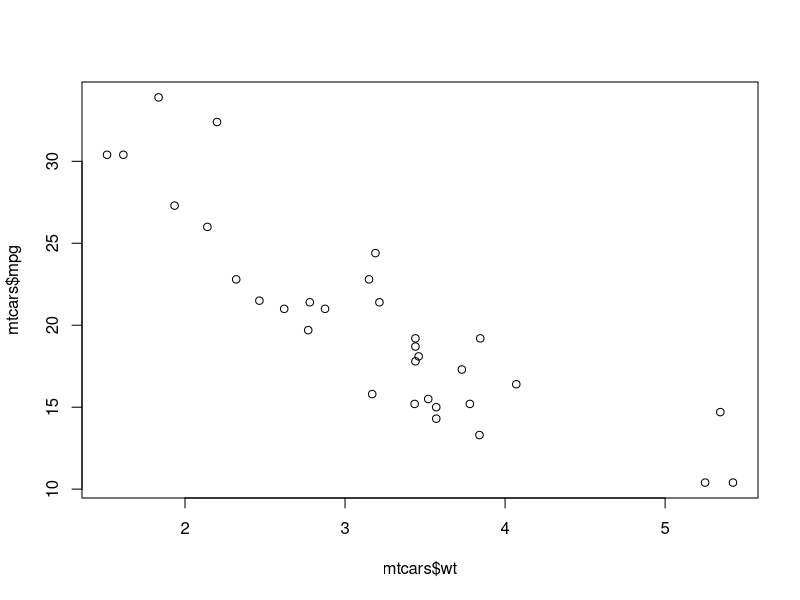
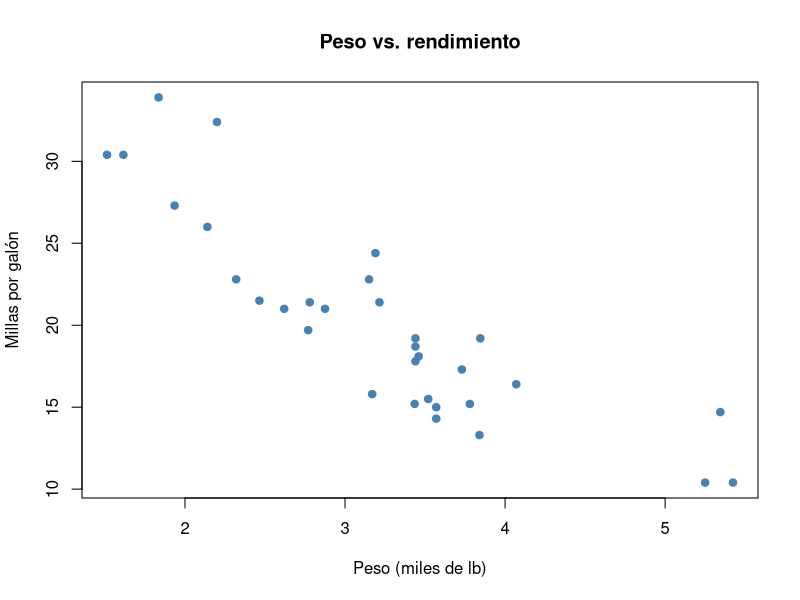
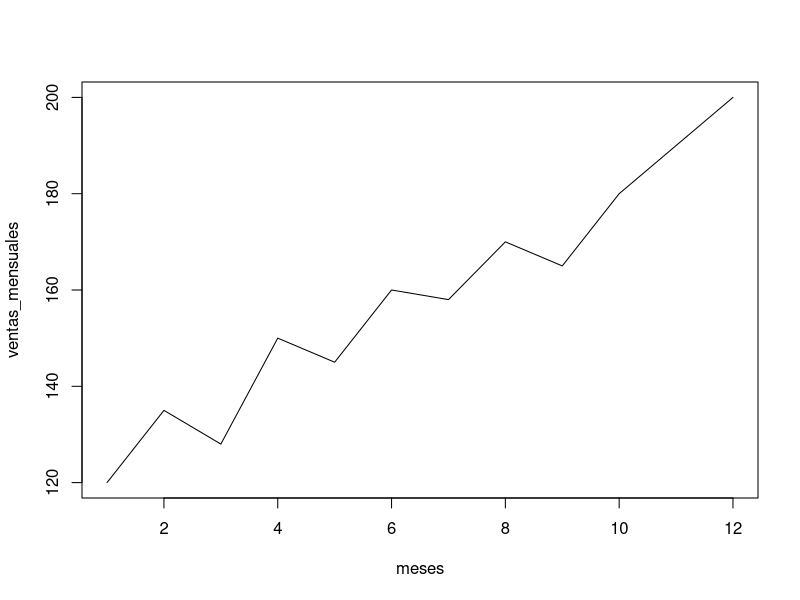
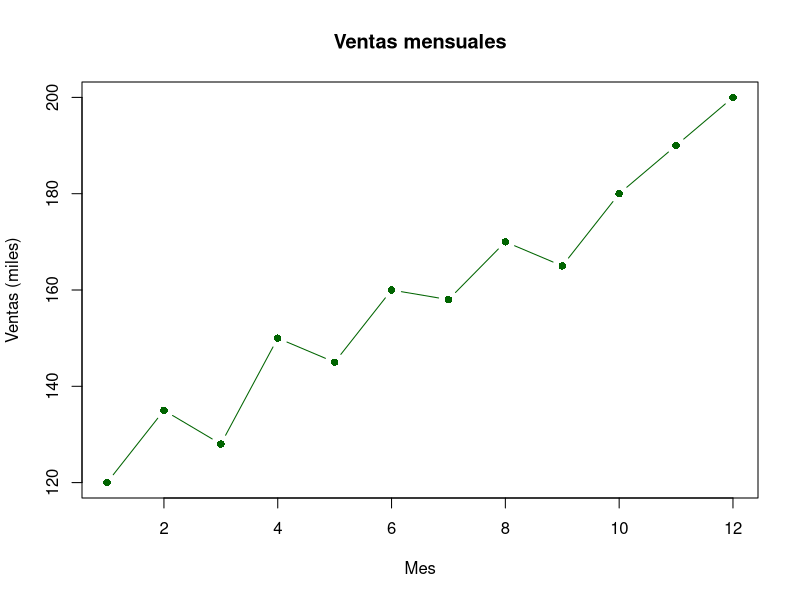
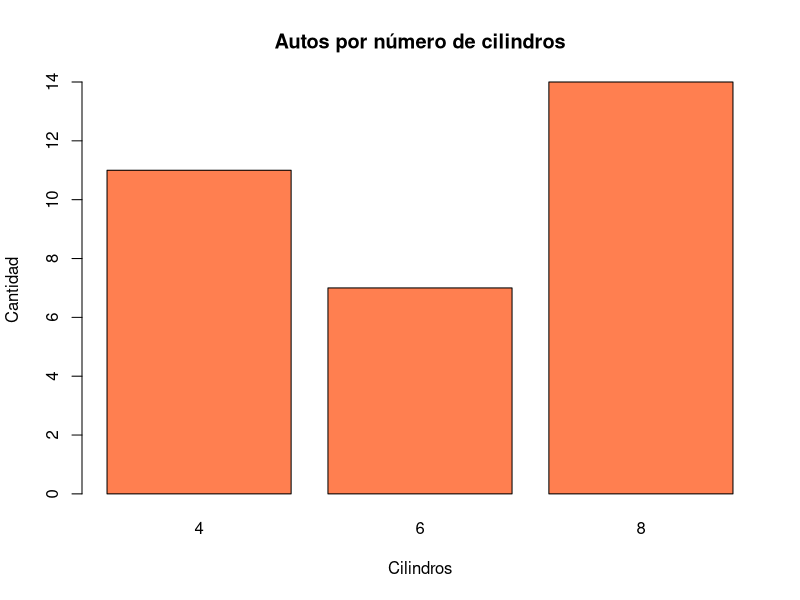
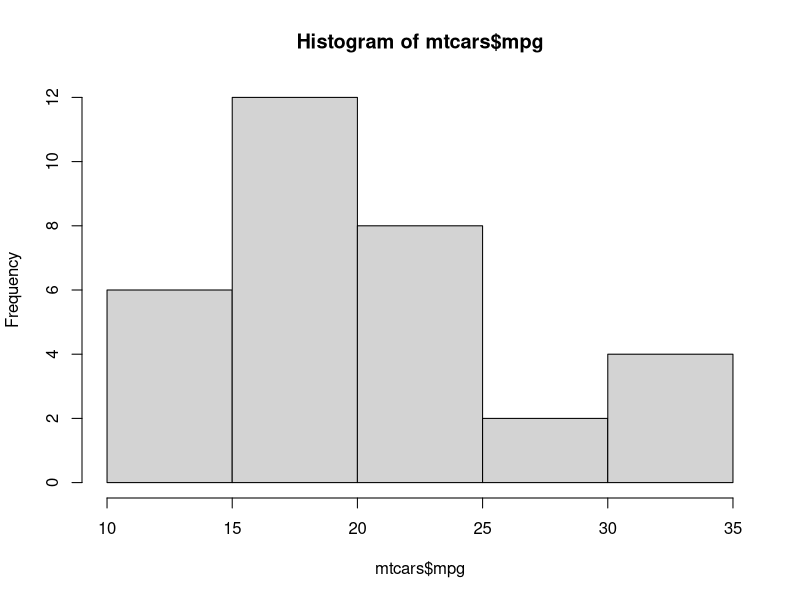
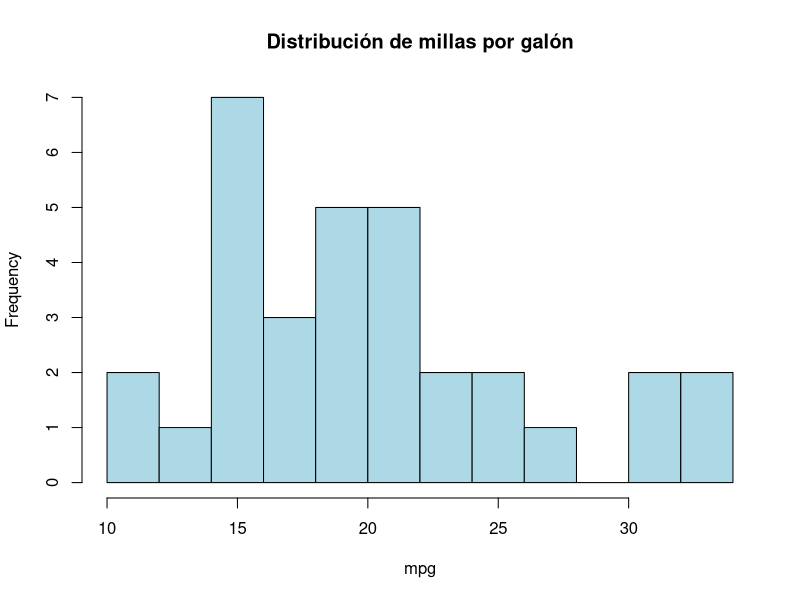
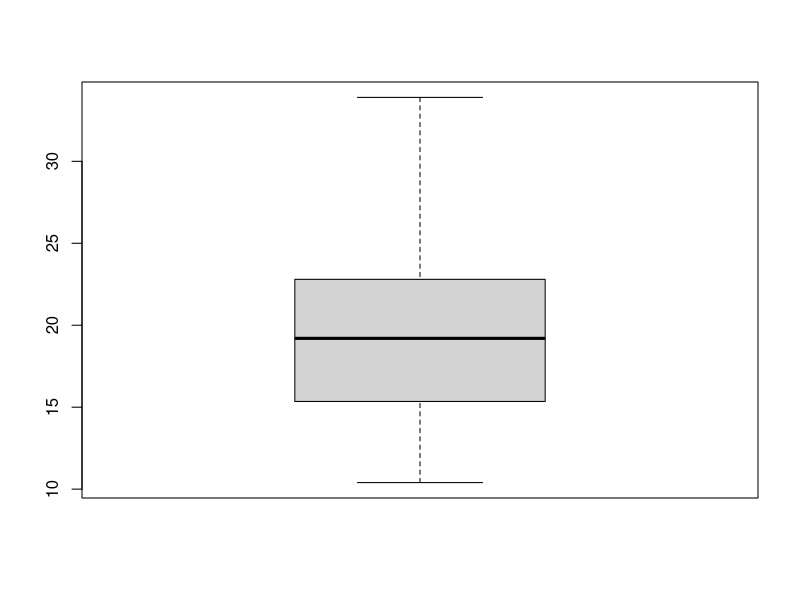

Generate these figures, in order, with R:
# =============================================================================
# Sesión 2d — Gráficos con R base
# Curso de nivelación en R — CIMAT Aguascalientes
# =============================================================================
#
# Objetivo de la sesión (2h):
#   Graficar con las funciones de base R (plot, barplot, hist, boxplot)
#   antes de llegar a ggplot2 en la sesión 4 — útil para exploración
#   rápida y para entender qué automatiza ggplot2 después.

# mtcars: datos de Motor Trend (1974), un auto por fila
# mpg   - millas por galón (rendimiento)
# cyl   - número de cilindros
# disp  - desplazamiento del motor (pulgadas cúbicas)
# hp    - caballos de fuerza
# drat  - relación de transmisión del eje trasero
# wt    - peso (miles de libras)
# qsec  - tiempo en 1/4 de milla (segundos)
# vs    - forma del motor (0 = V, 1 = en línea)
# am    - transmisión (0 = automática, 1 = manual)
# gear  - número de marchas
# carb  - número de carburadores

# -----------------------------------------------------------------------------
# 1. plot(): dispersión de puntos
# -----------------------------------------------------------------------------
# type = "p"  puntos (default)
# type = "l"  línea
# type = "b"  puntos y línea, con espacio alrededor del punto ("both")
# type = "c"  como "b" pero sin los puntos, solo el hueco
# type = "o"  puntos y línea superpuestos, sin espacio ("overplotted")
# type = "h"  líneas verticales desde el eje x a cada punto (tipo histograma)
# type = "s"  escalón: sube/baja después de cada punto
# type = "S"  escalón: sube/baja antes de cada punto
# type = "n"  no dibuja nada, solo prepara ejes/marco


# wt    - peso (miles de libras)
# mpg   - millas por galón (rendimiento)

plot(mtcars$wt, mtcars$mpg)

plot(mtcars$wt, mtcars$mpg,
  main = "Peso vs. rendimiento",
  xlab = "Peso (miles de lb)", ylab = "Millas por galón",
  pch = 19, col = "steelblue"
)

# -----------------------------------------------------------------------------
# 2. plot(): líneas
# -----------------------------------------------------------------------------

ventas_mensuales <- c(120, 135, 128, 150, 145, 160, 158, 170, 165, 180, 190, 200)
meses <- 1:12

plot(meses, ventas_mensuales, type = "l")

plot(meses, ventas_mensuales,
  type = "b", col = "darkgreen", pch = 16,
  main = "Ventas mensuales", xlab = "Mes", ylab = "Ventas (miles)"
)

# -----------------------------------------------------------------------------
# 3. barplot(): barras
# -----------------------------------------------------------------------------

# cyl   - número de cilindros

conteo_cyl <- table(mtcars$cyl)
conteo_cyl

barplot(conteo_cyl,
  main = "Autos por número de cilindros",
  xlab = "Cilindros", ylab = "Cantidad", col = "coral"
)

# -----------------------------------------------------------------------------
# 4. hist(): distribución
# -----------------------------------------------------------------------------

hist(mtcars$mpg)

hist(mtcars$mpg,
  breaks = 10, col = "lightblue",
  main = "Distribución de millas por galón", xlab = "mpg"
)

# -----------------------------------------------------------------------------
# 5. boxplot(): cajas
# -----------------------------------------------------------------------------

boxplot(mtcars$mpg)

# Interfaz de fórmula y ~ x: la misma sintaxis que usarás con lm() más adelante
boxplot(mpg ~ cyl,
  data = mtcars,
  main = "mpg por número de cilindros",
  xlab = "Cilindros", ylab = "mpg", col = "lightyellow"
)

# -----------------------------------------------------------------------------
# 6. Paneles múltiples y personalización
# -----------------------------------------------------------------------------

par(mfrow = c(1, 2))
hist(mtcars$mpg, col = "lightblue", main = "Histograma")
boxplot(mtcars$mpg, col = "lightyellow", main = "Boxplot")
par(mfrow = c(1, 1))    # regresar a un panel por gráfico

# =============================================================================
# EJERCICIO
# =============================================================================

# Usando el dataset incluido `mtcars`:
#   a) haz un boxplot de hp separado por am (0 = automático, 1 = manual)
#   b) haz un barplot con el conteo de autos por número de marchas (gear)
#   c) haz un histograma de disp con 15 breaks

# =============================================================================
# EJEMPLO: temperatura diaria de una ciudad
# =============================================================================

dias <- 1:30
temperatura <- c(
  18, 19, 17, 20, 22, 21, 19, 18, 20, 23,
  24, 22, 21, 19, 18, 17, 19, 21, 23, 25,
  26, 24, 22, 20, 19, 18, 20, 22, 24, 23
)

plot(dias, temperatura,
  type = "l", col = "firebrick",
  main = "Temperatura diaria", xlab = "Día", ylab = "°C"
)

hist(temperatura, col = "lightblue", main = "Distribución de temperaturas")

categoria <- ifelse(temperatura < 20, "fría", ifelse(temperatura < 24, "templada", "cálida"))
conteo_categoria <- table(categoria)

barplot(conteo_categoria,
  main = "Días por categoría de temperatura",
  col = c("tomato", "gold", "skyblue")
)

boxplot(temperatura ~ categoria,
  main = "Temperatura por categoría",
  xlab = "Categoría", ylab = "°C", col = "lightgreen"
)

# =============================================================================
# EJERCICIOS
# =============================================================================

# 2. Crea un vector `precipitacion` de 30 valores (inventa datos razonables
#    en mm) y grafica su serie de tiempo con plot(type = "l").

# 3. (Reto) Usando `dias`, `temperatura` y `precipitacion`, usa
#    par(mfrow = c(1, 2)) para mostrar ambas series de tiempo lado a lado
#    en la misma ventana gráfica.
